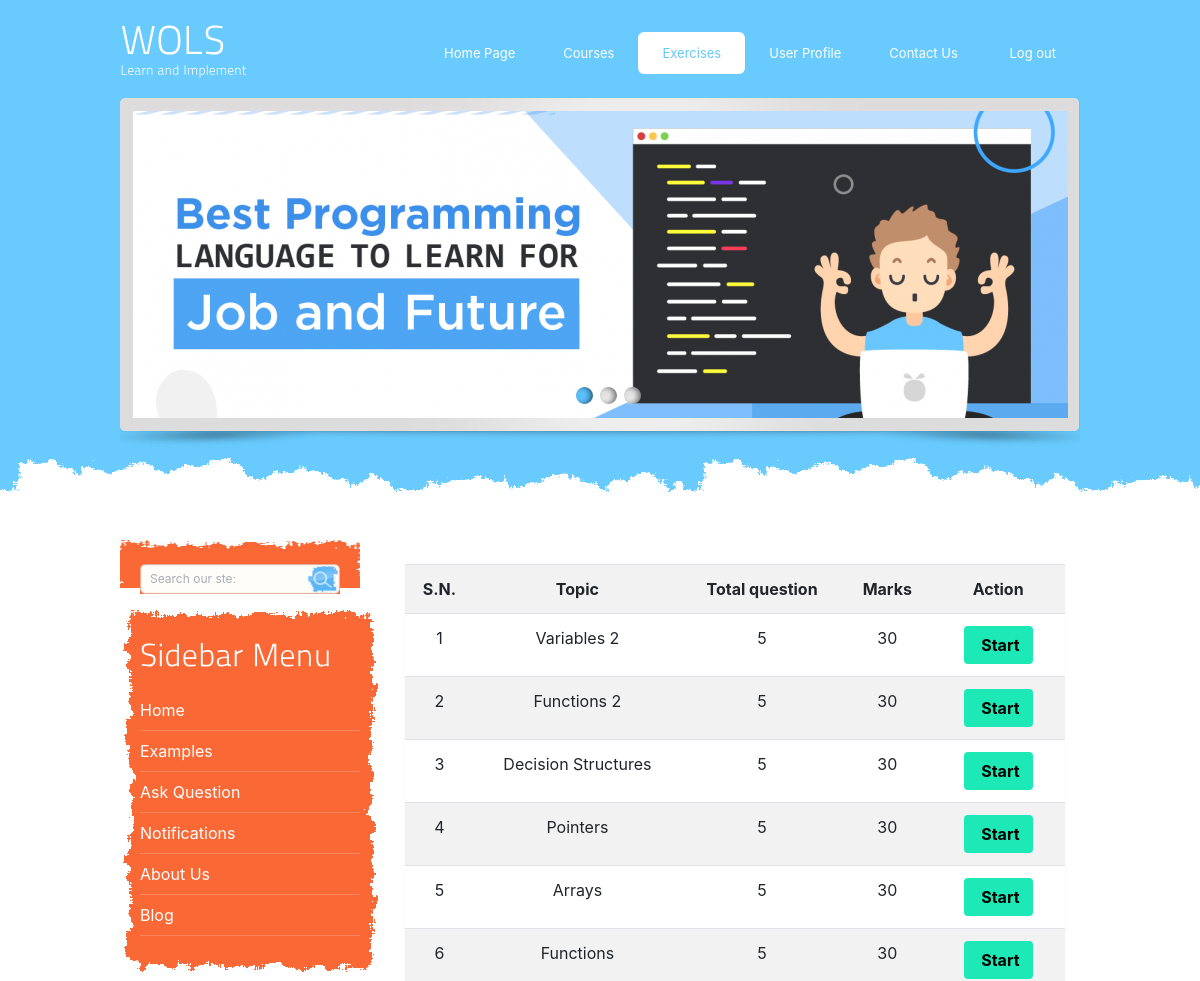
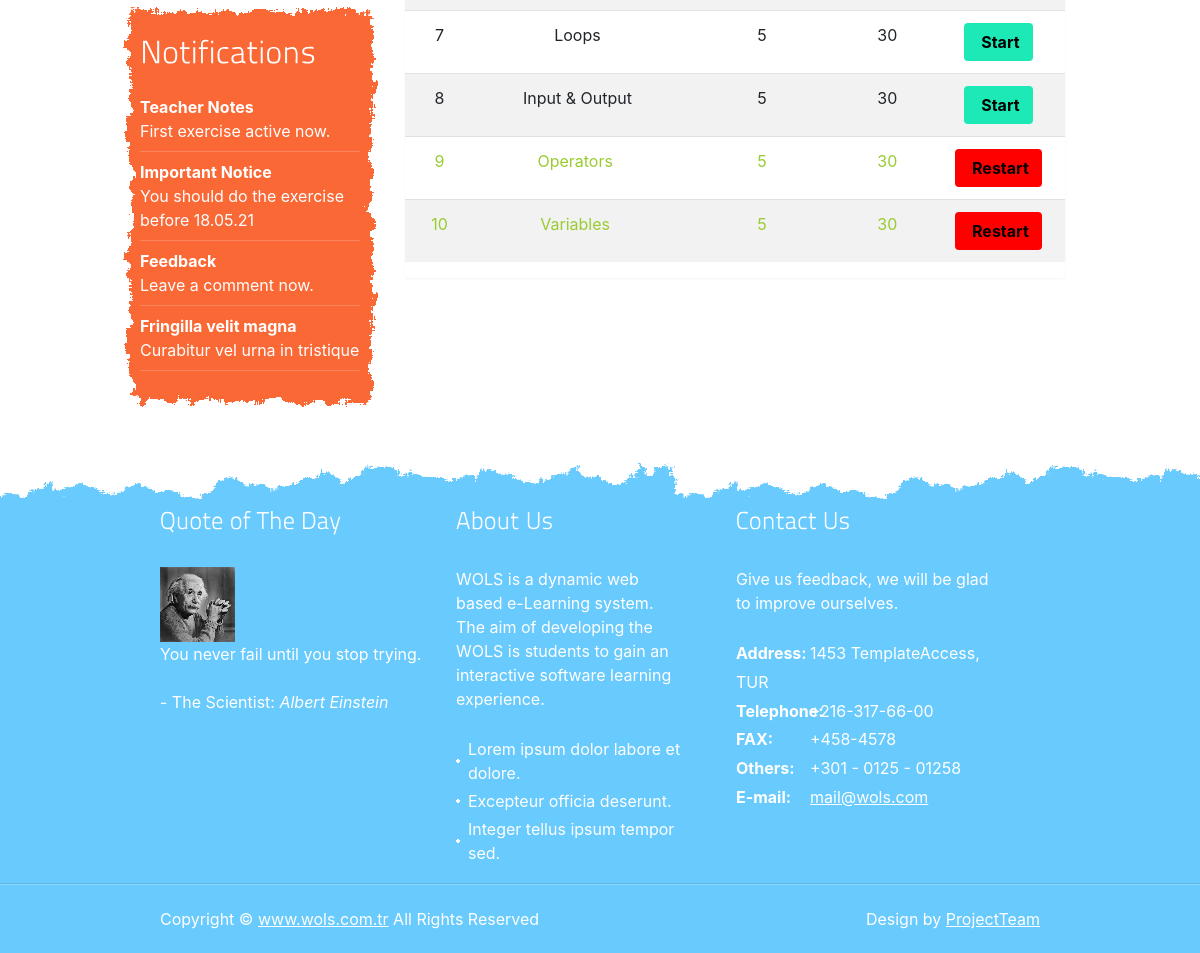
Screenshot of /exercise.php?q=1 (signed in) with the database file from the repository (2 pictures, top to bottom).
### tables this page shows
CREATE TABLE `quiz` (
  `eid` text NOT NULL,
  `name` varchar(100) NOT NULL,
  `good` int(11) NOT NULL,
  `wrong` int(11) NOT NULL,
  `total` int(11) NOT NULL,
  `date` timestamp NOT NULL DEFAULT current_timestamp() ON UPDATE current_timestamp()
);

### exercise.php (the view, shortened to what this page needs)
<?php
    include_once 'database.php';
    if(!(isset($_SESSION['email'])))
    {
        header("location:login.php");
    }
    else
    {
        $email = $_SESSION['email'];
    }
?>
<!DOCTYPE html PUBLIC "-//W3C//DTD XHTML 1.0 Transitional//EN" "http://www.w3.org/TR/xhtml1/DTD/xhtml1-transitional.dtd">
<html xmlns="http://www.w3.org/1999/xhtml">
<head>
	<link href="css/style.css" rel="stylesheet" type="text/css" />
    <link rel="stylesheet" type="text/css" href="css/coin-slider.css" />
	<link  rel="stylesheet" href="css/bootstrap.min.css"/>
    <link  rel="stylesheet" href="css/bootstrap-theme.min.css"/>
</head>
<body>
 <div class="main">
  <div class="header">
    <div class="header_resize">
      <div class="logo">
        <h1><a href="index.html">WOLS<small>Learn and Implement</small></a></h1>
      </div>
      <div class="menu_nav">
        <ul>
          <li><a href="index.php"><span>Home Page</span></a></li>
          <li><a href="courses/course.php"><span>Courses</span></a></li>
          <li <?php if(@$_GET['q']==1) echo'class="active"'; ?> ><a href="exercise.php?q=1"><span>Exercises</span></a></li>
          <li><a href="student/studentProfile.php"><span>User Profile</span></a></li>
		  <li><a href="contact.php"><span>Contact Us</span></a></li>
          <li><?php echo''; ?> <a href="logout.php?q=index.php"><span class="glyphicon glyphicon-log-out" aria-hidden="true"></span>&nbsp;Log out</a></li>
        </ul>
      </div>
      <div class="slider">
        <div id="coin-slider">
		</div>
      </div>
    </div>
  </div>
  <br>
  <div class="content">
   <div class="content_resize">
     <div class="mainbar">
      <div class="container">
        <div class="row">
          <div class="col-md-12"> <br />
                <?php if(@$_GET['q']==1)
                {
                    $result = mysqli_query($con,"SELECT * FROM quiz ORDER BY date DESC") or die('Error');
                    echo  '<div class="panel"><div class="table-responsive"><table class="table table-striped title1">
                    <tr><td><center><b>S.N.</b></center></td><td><center><b>Topic</b></center></td><td><center><b>Total question</b></center></td><td><center><b>Marks</center></b></td><td><center><b>Action</b></center></td></tr>';
                    $c=1;
                    while($row = mysqli_fetch_array($result)) {
                        $name = $row['name'];
                        $total = $row['total'];
                        $good = $row['good'];
                        $eid = $row['eid'];
                    $q12=mysqli_query($con,"SELECT score FROM history WHERE eid='$eid' AND email='$email'" )or die('Error98');
                    $rowcount=mysqli_num_rows($q12);
                    if($rowcount == 0){
                        echo '<tr><td><center>'.$c++.'</center></td><td><center>'.$name.'</center></td><td><center>'.$total.'</center></td><td><center>'.$good*$total.'</center></td><td><center><b><a href="exercise.php?q=quiz&step=2&eid='.$eid.'&n=1&t='.$total.'" class="btn sub1" style="color:black;margin:0px;background:#1de9b6"><span class="glyphicon glyphicon-new-window" aria-hidden="true"></span>&nbsp;<span class="title1"><b>Start</b></span></a></b></center></td></tr>';
                    }
                    else
                    {
                    echo '<tr style="color:#99cc32"><td><center>'.$c++.'</center></td><td><center>'.$name.'&nbsp;<span title="This quiz is already solve by you" class="glyphicon glyphicon-ok" aria-hidden="true"></span></center></td><td><center>'.$total.'</center></td><td><center>'.$good*$total.'</center></td><td><center><b><a href="update.php?q=quizre&step=25&eid='.$eid.'&n=1&t='.$total.'" class="pull-right btn sub1" style="color:black;margin:0px;background:red"><span class="glyphicon glyphicon-repeat" aria-hidden="true"></span>&nbsp;<span class="title1"><b>Restart</b></span></a></b></center></td></tr>';
                    }
                    }
                    echo '</table></div></div>';
                }?>
			 </div>
		   </div>
         </div>
	   </div>
      <div class="sidebar">
        <div class="searchform">
          <form id="formsearch" name="formsearch" method="post" action="#">
            <span>
            <input name="editbox_search" class="editbox_search" id="editbox_search" maxlength="80" value="Search our ste:" type="text" />
            </span>
            <input name="button_search" src="images/search.gif" class="button_search" type="image" />
          </form>
        </div>
        <div class="g1">
          <div class="g2">
            <div class="gadget">
              <h2 class="star"><span>Sidebar</span> Menu</h2>
              <ul class="sb_menu">
                <li><a href="index.php">Home</a></li>
                <li><a href="examples/example1.php">Examples</a></li>
                <li><a href="question.php">Ask Question</a></li>
                <li><a href="#">Notifications</a></li>
                <li><a href="about.php">About Us</a></li>
                <li><a href="blog.php">Blog</a></li>
              </ul>
            </div>
          </div>
        </div>
        <div class="g1">
          <div class="g2">
            <div class="gadget">
              <h2 class="star"><span>Notifications</span></h2>
              <ul class="ex_menu">
                <li><a href="#">Teacher Notes</a><br />
                  First exercise active now.</li>
                <li><a href="#">Important Notice</a><br />
                  You should do the exercise before 18.05.21</li>
                 <li><a href="#">Feedback</a><br />
                  Leave a comment now.</li>
                <li><a href="#">Fringilla velit magna</a><br />
                  Curabitur vel urna in tristique</li>
              </ul>
            </div>
          </div>
        </div>
      </div>
    </div>
  </div>
  <div class="fbg">
    <div class="fbg_resize">
      <div class="col c1">
        <h2><span>Quote</span> of The Day</h2>
		<img src="images/einstein.jpg" width="75" height="75" />
            <blockquote>
             <p>You never fail until you stop trying.</p>
             <footer>- The Scientist: <cite title="Source Title">Albert Einstein</cite></footer>
            </blockquote>
	  </div>
      <div class="col c2">
        <h2><span>About</span> Us</h2>
        <p>WOLS is a dynamic web based e-Learning system. The aim of developing the WOLS is students to gain an interactive software learning experience. </p>
        <ul class="fbg_ul">
          <li><a href="#">Lorem ipsum dolor labore et dolore.</a></li>
          <li><a href="#">Excepteur officia deserunt.</a></li>
          <li><a href="#">Integer tellus ipsum tempor sed.</a></li>
        </ul>
      </div>
      <div class="col c3">
        <h2><span>Contact</span> Us</h2>
		<p>Give us feedback, we will be glad to improve ourselves.</p>
        <p class="contact_info"> <span>Address:</span> 1453 TemplateAccess, TUR<br />
          <span>Telephone:</span> +216-317-66-00<br />
          <span>FAX:</span> +458-4578<br />
          <span>Others:</span> +301 - 0125 - 01258<br />
          <span>E-mail:</span> <a href="#">mail@wols.com</a> </p>
      </div>
    </div>
  </div>
  <div class="footer">
    <div class="footer_resize">
      <p class="lf">Copyright &copy; <a href="#">www.wols.com.tr</a> All Rights Reserved</p>
      <p class="rf">Design by <a target="_blank" href="#">ProjectTeam</a></p>
    </div>
  </div>
</div>
</body>
</html>

### rows the page displays
quiz: name "Variables 2", total "5", $good*$total "30"
quiz: name "Functions 2", total "5", $good*$total "30"
quiz: name "Decision Structures", total "5", $good*$total "30"
quiz: name "Pointers", total "5", $good*$total "30"
quiz: name "Arrays", total "5", $good*$total "30"
quiz: name "Functions", total "5", $good*$total "30"
quiz: name "Loops", total "5", $good*$total "30"
quiz: name "Input & Output", total "5", $good*$total "30"
quiz: name "Operators", total "5", $good*$total "30"
quiz: name "Variables", total "5", $good*$total "30"
